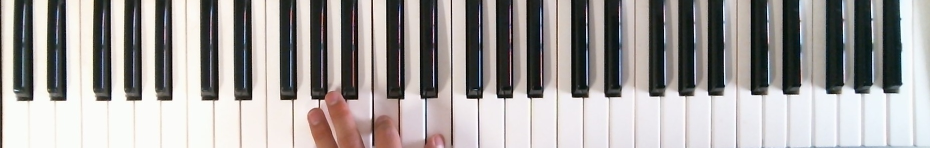
#> input picture keyboard/imagefile/pianoCE1.jpg, 1860 x 295 px (shown at 1/2 size); the run also reads 1 picture not shown here
$ python mask1.py
#> lines starting #> are read from the running program, lines starting #| are printed output that depends on the picture; after the words box and inside, x2 and y2 are one past the last pixel; in counts of white or black regions, pixels touching at a corner belong together
#!/usr/bin/env python
# coding: utf-8

# In[82]:


import cv2
import matplotlib.pyplot as plt
import numpy as np
from IPython import display


# In[83]:


# マスク用単一色画像を作成
height = 100 # 生成画像の高さ
width = 100 # 生成画像の幅
imgMask = np.full((height, width, 1), 1, dtype=np.uint8)


# マスク範囲を四角形で描画
boxFromX = 2 #マスク範囲開始位置 X座標
boxFromY = 50 #マスク範囲開始位置 Y座標
boxToX = 98 #マスク範囲終了位置 X座標
boxToY = 70 #マスク範囲終了位置 Y座標
cv2.rectangle(imgMask, (boxFromX, boxFromY), (boxToX, boxToY),(255), cv2.FILLED)
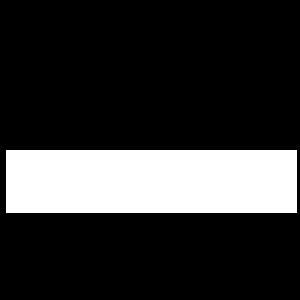
#> imgMask: shape (100, 100, 1) (shown 3 times larger); values 1 (black) and 255 (white), 20.4% white; 1 white region, box (x1, y1, x2, y2) and area: (2, 50, 99, 71) 2037

img_resize = cv2.resize(imgMask, dsize=[1920,1080], fx=None, fy=None)

# マスク結果画像を保存
cv2.imwrite("./imagefile/testMaskImg.jpg", img_resize)
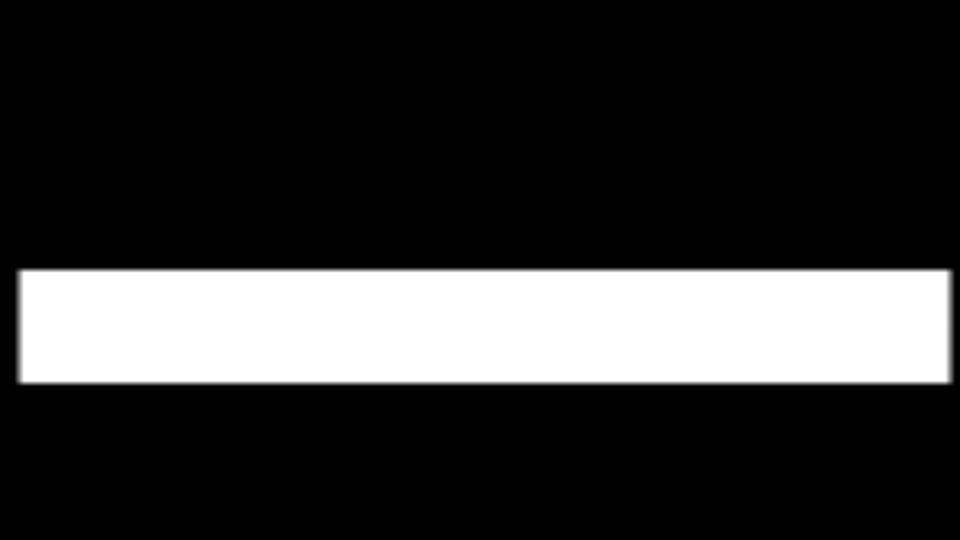
#> saved as testMaskImg.jpg: shape (1080, 1920) (shown at 1/2 size); min 1, max 255, mean 52.7
plt.imshow(img_resize)
#> (this line was passed over: IPython is not available in this run)


# In[84]:


white=cv2.imread("./imagefile/white.jpg",cv2.IMREAD_COLOR)
im_mask = cv2.imread('./imagefile/testMaskImg.jpg')
#> im_mask: shape (1080, 1920, 3); min 0, max 255, mean 52.7
white_resize = cv2.resize(white, dsize=[1920,1080], fx=None, fy=None)
im_out = cv2.bitwise_and(white_resize, im_mask)
cv2.imwrite('./imagefile/whitemask.jpg', im_out)
plt.imshow(im_out)
#> (this line was passed over: IPython is not available in this run)


# In[85]:


black=cv2.bitwise_not(im_out)
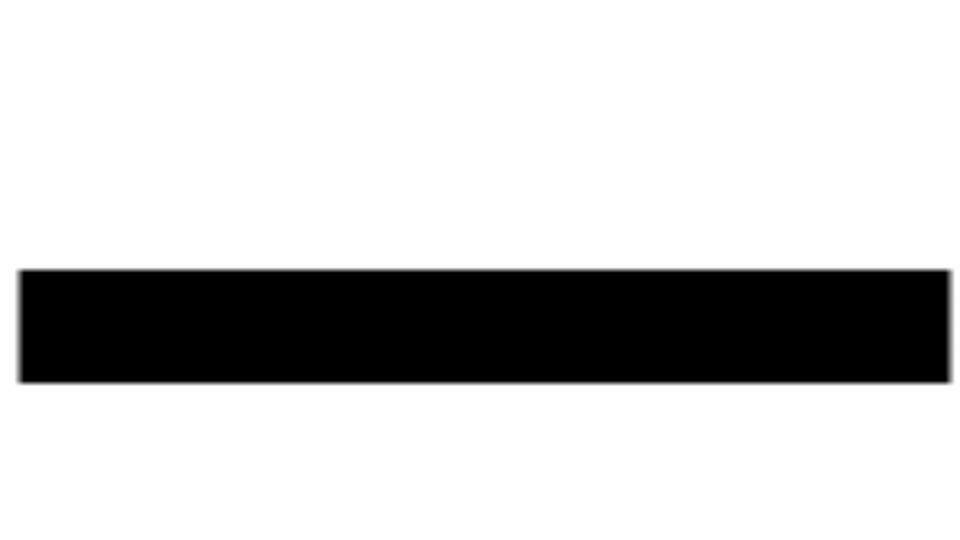
#> black: shape (1080, 1920, 3) (shown at 1/2 size); min 0, max 255, mean 202.3
plt.imshow(black)
#> (this line was passed over: IPython is not available in this run)
cv2.imwrite("./imagefile/blackmask.jpg",black)


# In[86]:


im_1 = cv2.imread('./imagefile/pianoCE1.jpg', cv2.IMREAD_COLOR)
#> im_1 is the input picture: shape (295, 1860, 3); mean B, G, R 157.4, 158.8, 162.7
im_mask = cv2.imread('./imagefile/blackmask.jpg')
#> im_mask: shape (1080, 1920, 3); min 0, max 255, mean 202.3
plt.imshow(im_1)
#> (this line was passed over: IPython is not available in this run)
plt.imshow(im_mask)
#> (this line was passed over: IPython is not available in this run)
#> (the run stopped early here; a loop or call above may not have finished)
